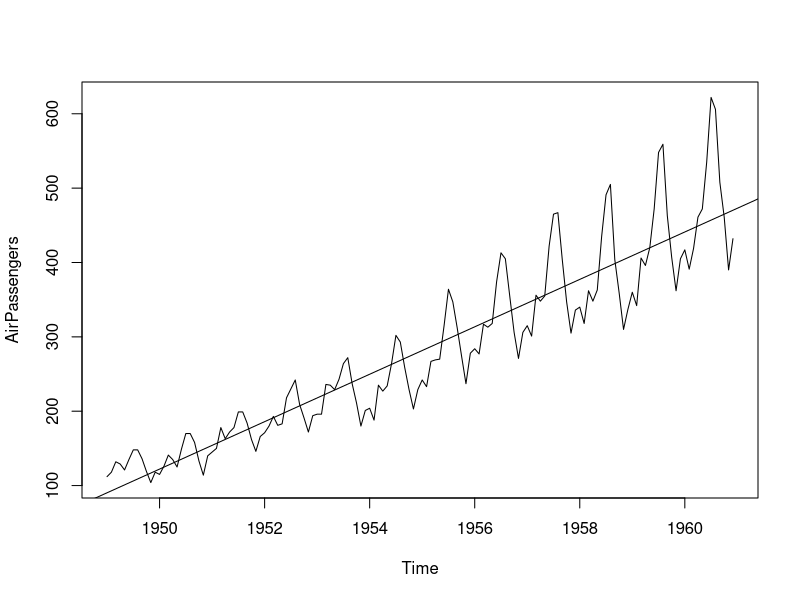
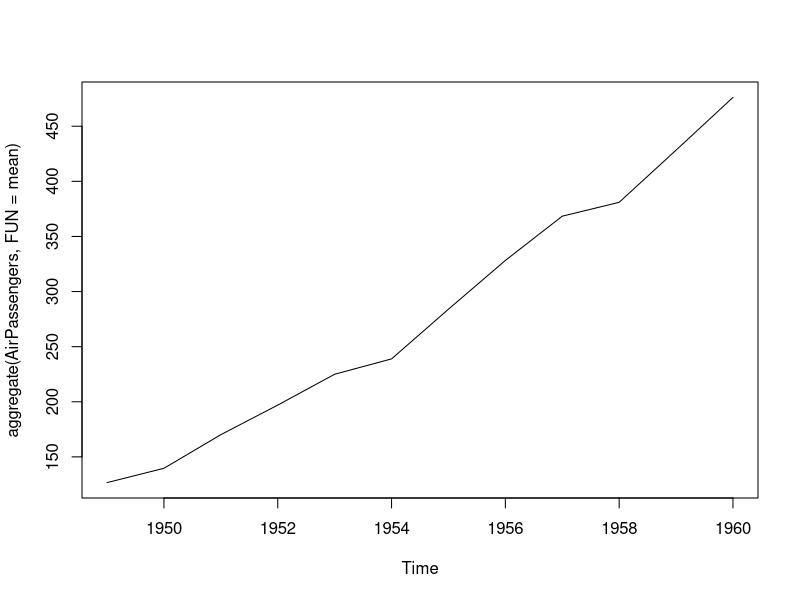
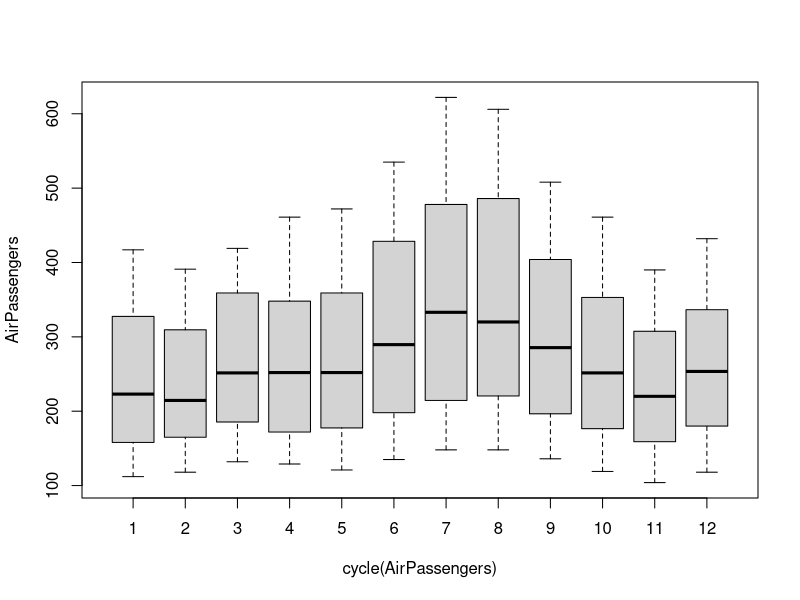
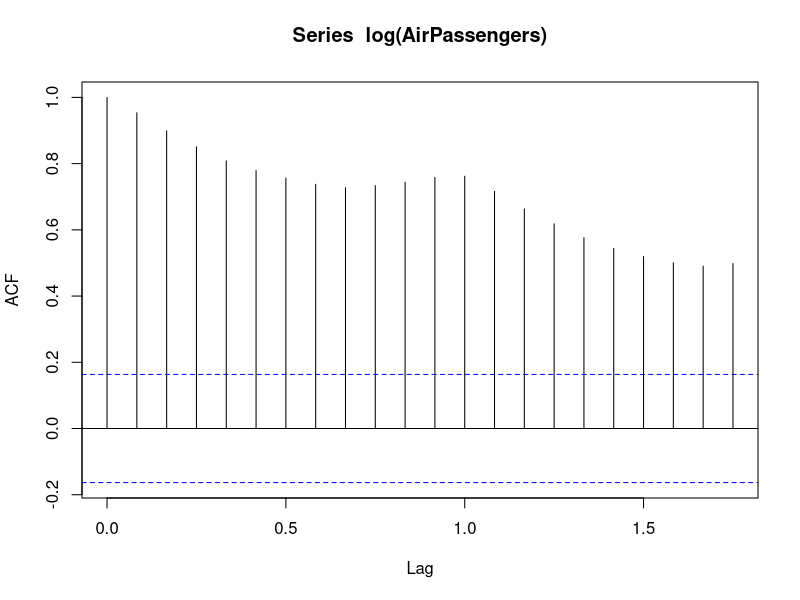
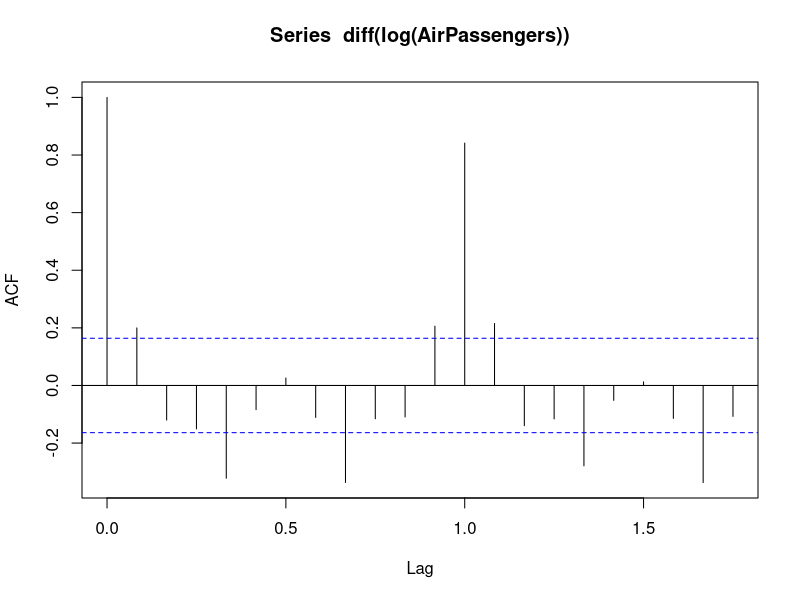
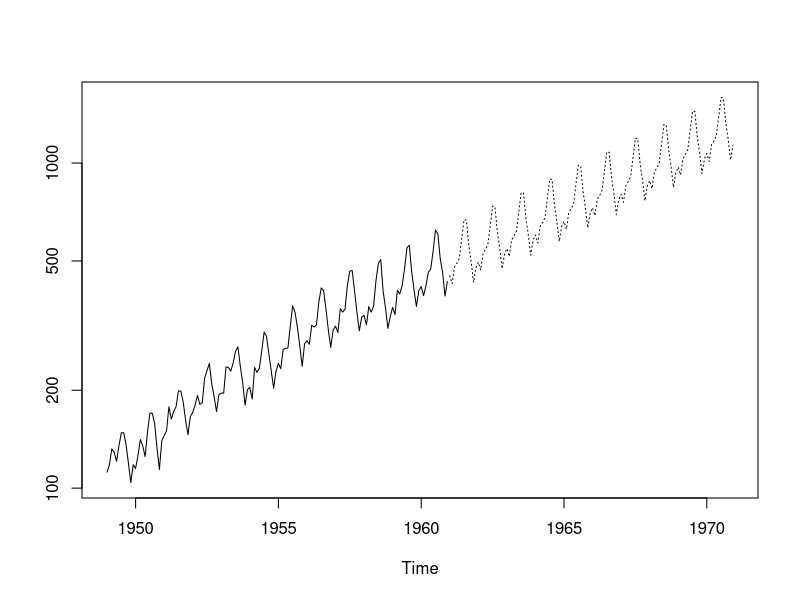

Reproduce these figures in R, in order.

# Practical of Time - series forecasting.

data("AirPassengers")
class(AirPassengers)


start(AirPassengers)

end(AirPassengers)

frequency(AirPassengers)

summary(AirPassengers)

plot(AirPassengers)

abline(reg=lm(AirPassengers~time(AirPassengers)))

cycle(AirPassengers)

plot(aggregate(AirPassengers,FUN=mean))

boxplot(AirPassengers~cycle(AirPassengers))

# Series log(Air Passenger)

acf(log(AirPassengers))

# Series diff log(Air Passenger)

acf(diff(log(AirPassengers)))

(fit<-arima(log(AirPassengers),c(0,1,1),seasonal=list(order=c(0,1,1),period=12)))

pred<-predict(fit,n.ahead = 10*12)
ts.plot(AirPassengers,2.718^pred$pred,log="y",lty=c(1,3))
